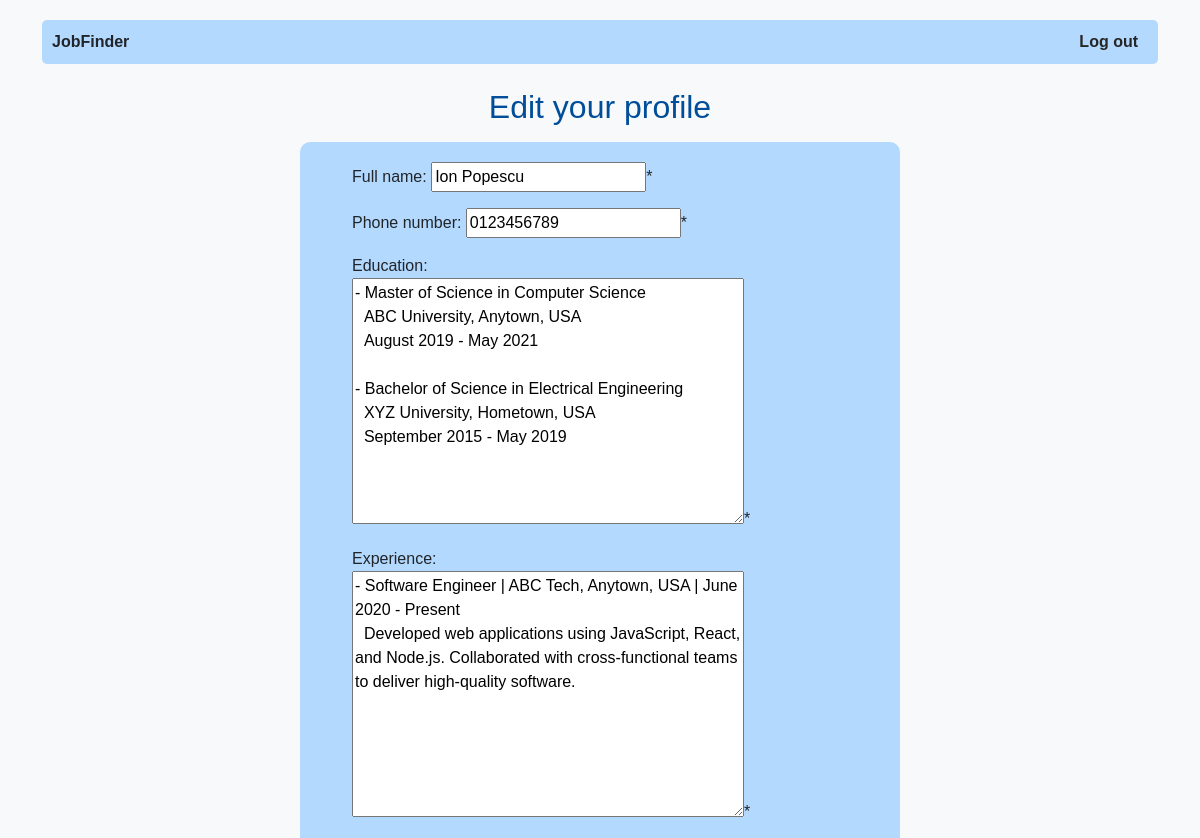
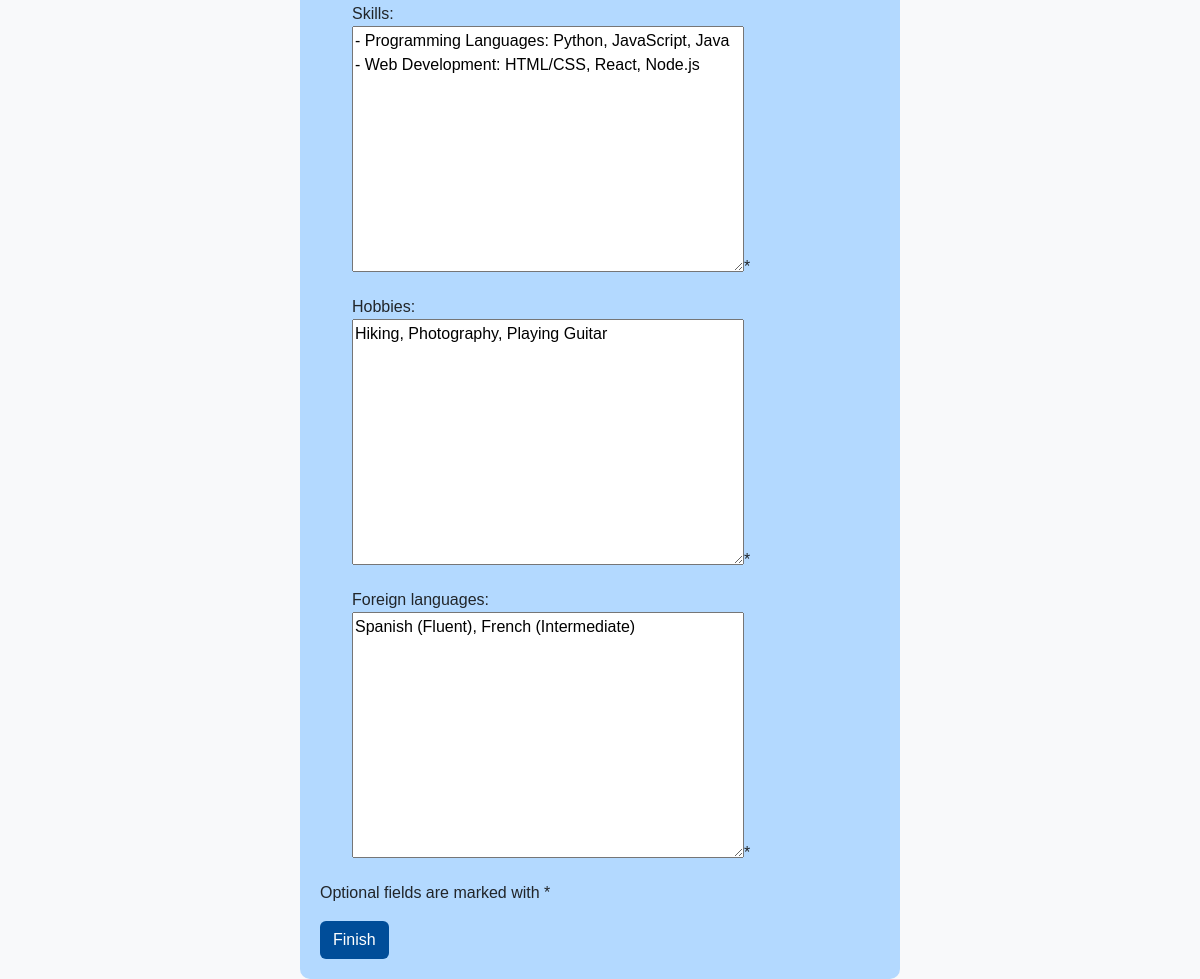
/edit_human_profile/ (signed in), run on the app's committed database (2 pictures, top to bottom).
### jobsite/models.py (models this page shows, shortened)
class User(models.Model):
    email = models.EmailField(max_length=50, unique=True)
    password = models.CharField(max_length=50)
    type = models.CharField(max_length=50)
    full_name = models.CharField(max_length=50,default='unspecified')
    phone_number=models.CharField(max_length=20,default='unspecified')
    education = models.TextField(max_length=500, default='unspecified')
    experience=models.TextField(max_length=500, default='unspecified')
    skills=models.TextField(max_length=500, default='unspecified')
    hobbies=models.TextField(max_length=500, default='unspecified')
    foreign_languages=models.TextField(max_length=500, default='unspecified')

### jobsite/views.py (the view)
# urls.py: path('edit_human_profile/', views.edit_human_profile, name='edit_human_profile'),
def edit_human_profile(request):
    email=request.session['email']
    user_data = User.objects.filter(email=email).first()
    if request.method == 'POST':
        form = HumanForm(request.POST)
        if form.is_valid():
            full_name = form.cleaned_data.get("full_name")
            if full_name is None:
                full_name='unspecified'
            phone_number = form.cleaned_data.get("phone_number")
            if phone_number is None:
                phone_number='unspecified'
            education = form.cleaned_data.get("education")
            if education is None:
                education='unspecified'
            experience = form.cleaned_data.get("experience")
            if experience is None:
                experience='unspecified'
            skills = form.cleaned_data.get("skills")
            if skills is None:
                skills='unspecified'
            hobbies = form.cleaned_data.get("hobbies")
            if hobbies is None:
                hobbies='unspecified'
            foreign_languages = form.cleaned_data.get("foreign_languages")
            if foreign_languages is None:
                foreign_languages='unspecified'
            cursor = connection.cursor()
            cursor.execute("UPDATE jobsite_user SET full_name = %s, phone_number = %s, education = %s, experience = %s, skills = %s, hobbies = %s, foreign_languages = %s WHERE email = %s", [full_name, phone_number, education, experience, skills, hobbies, foreign_languages, email])
            connection.commit()
            connection.close()
            return redirect('main_page_human')
    else:
        initial_data = {}
        if user_data.full_name != 'unspecified':
            initial_data['full_name'] = user_data.full_name
        if user_data.phone_number != 'unspecified':
            initial_data['phone_number'] = user_data.phone_number
        if user_data.education != 'unspecified':
            initial_data['education'] = user_data.education
        if user_data.experience != 'unspecified':
            initial_data['experience'] = user_data.experience
        if user_data.skills != 'unspecified':
            initial_data['skills'] = user_data.skills
        if user_data.hobbies != 'unspecified':
            initial_data['hobbies'] = user_data.hobbies
        if user_data.foreign_languages  != 'unspecified':
            initial_data['foreign_languages'] = user_data.foreign_languages
        form = HumanForm(initial=initial_data)
    return render(request, 'edit_human_profile.html', {'form': form})

### jobsite/forms.py (shortened to what this page needs)
class HumanForm(forms.Form):
    full_name = forms.CharField(required=False,widget=forms.TextInput(attrs={"placeholder":"Enter your full name"}))
    phone_number = forms.CharField(required=False,widget=forms.TextInput(attrs={"placeholder":"Enter your phone number"}))
    education = forms.CharField(required=False,widget=forms.Textarea(attrs={"placeholder":"Enter your education"}))
    experience = forms.CharField(required=False,widget=forms.Textarea(attrs={"placeholder":"Enter your experience"}))
    skills = forms.CharField(required=False,widget=forms.Textarea(attrs={"placeholder":"Enter your skills"}))
    hobbies = forms.CharField(required=False,widget=forms.Textarea(attrs={"placeholder":"Enter your hobbies"}))
    foreign_languages = forms.CharField(required=False,widget=forms.Textarea(attrs={"placeholder":"Enter your foreign languages"}))

### jobsite/templates/edit_human_profile.html (shortened to what this page needs)
<!DOCTYPE html>
<html>
<head>
    {% load bootstrap5 %}
    {% bootstrap_css %}
</head>
<body>
    <div class="container">
        <ul class="nav">
          <li class="nav-item navbar-title">
            JobFinder
          </li>
          <li class="nav-item">
            <a href="/">Log out</a>
          </li>
      </ul>
    </div>
    <div class="container">
        <h2 class="text-center mt-4 heading-color">Edit your profile</h2>
        <form method="POST" class="mt-3">
            <nav id="text-pb">
                <ul>
                    <div class="mb-3">
                        {{ form.full_name.label_tag }}
                        {{ form.full_name }}*
                    </div>
                    <div class="mb-3">
                        {{ form.phone_number.label_tag }}
                        {{ form.phone_number }}*
                    </div>
                    <div class="mb-3">
                        {{ form.education.label_tag }}
                        <br>
                        {{ form.education }}*
                    </div>
                    <div class="mb-3">
                        {{ form.experience.label_tag }}
                        <br>
                        {{ form.experience }}*
                    </div>
                    <div class="mb-3">
                        {{ form.skills.label_tag }}
                        <br>
                        {{ form.skills }}*
                    </div>
                    <div class="mb-3">
                        {{ form.hobbies.label_tag }}
                        <br>
                        {{ form.hobbies }}*
                    </div>
                    <div class="mb-3">
                        {{ form.foreign_languages.label_tag }}
                        <br>
                        {{ form.foreign_languages }}*
                    </div>
                </ul>
            </nav>
            <p>Optional fields are marked with *</p>
            <button type="submit" class="btn custom-button">Finish</button>
        </form>
    </div>
</body>
</html>

### jobsite/templates/edit_human_profile.html (style rules this page uses)
.container { text-align: left; }
.mb-3 { margin-bottom: 20px; }
.heading-color { color: #004d99; }
.custom-button { background-color: #004d99; color: white; }
.mt-3 { background-color: #b3d9ff; padding: 20px; border-radius: 10px; max-width: 600px; margin: 0 auto; }
body { background-color: #f8f9fa; font-family: Arial, sans-serif; }
.container { margin-top: 20px; }
.nav { padding: 10px; background-color: #b3d9ff; border-radius: 5px; display: flex; justify-content: space-between; align-items: center; }
.nav-item { list-style-type: none; margin-right: 10px; font-weight: bold; }
.nav-item a { color: #262626; text-decoration: none; }

### data on the page
User: full_name "Ion Popescu", phone_number "0123456789", education "- Master of Science in Computer Science ABC University, Anytown, USA August 2019 - May 2021 - Bachelor of Science in Electrical Engineering XYZ University, Hometown, USA September 2015 - May 2019", experience "- Software Engineer | ABC Tech, Anytown, USA | June 2020 - Present Developed web applications using JavaScript, React, and Node.js. Collaborated with cross-functional teams to deliver high-quality software.", skills "- Programming Languages: Python, JavaScript, Java - Web Development: HTML/CSS, React, Node.js", hobbies "Hiking, Photography, Playing Guitar", foreign_languages "Spanish (Fluent), French (Intermediate)"
